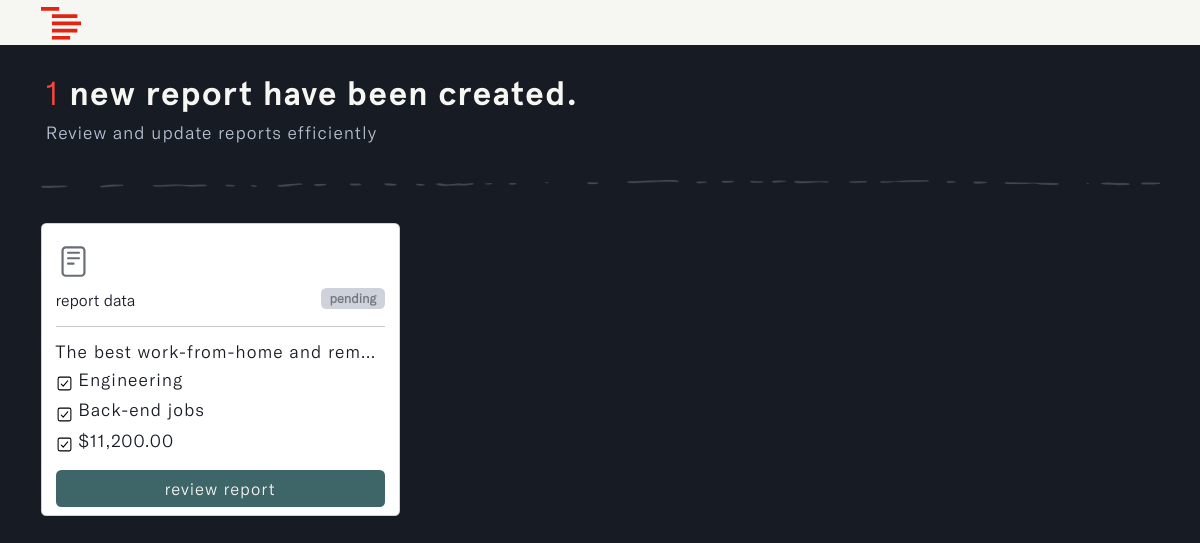
/admins/pending-reports, run on an earlier commit of the app's database.
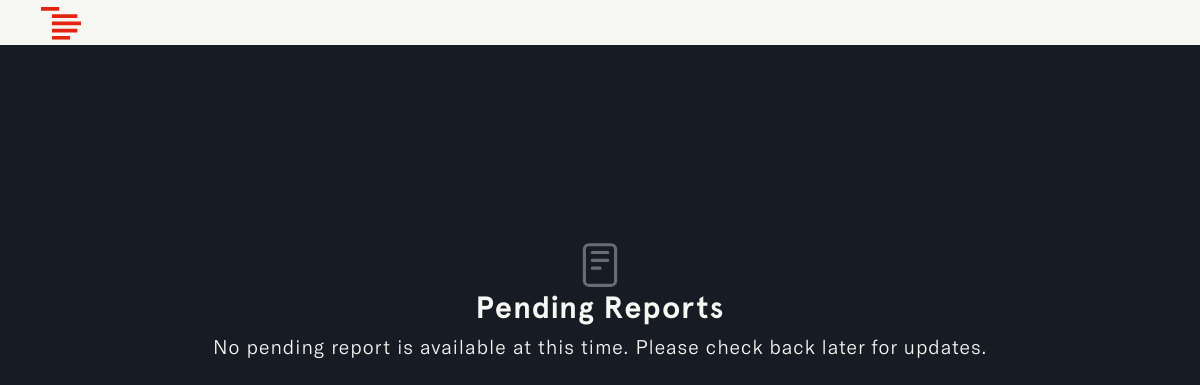
And on a later commit of the database.
### reports/models.py (models this page shows, shortened)
class Report(models.Model):
    STATUS = (
        ('pending', 'pending'),
        ('correction', 'correction'),
        ('approve', 'approve'),
        ('reject', 'reject')
    )
    account_owner = models.ForeignKey(Profile, on_delete=models.CASCADE, null=True, db_index=True)
    description = models.TextField(null=True, blank=True, db_index=True)
    main_category = models.CharField(max_length=255, null=True, blank=True, db_index=True)
    sub_category = models.CharField(max_length=255, null=True, blank=True, db_index=True)
    status = models.CharField(max_length=255, default="pending", null=True, blank=True, choices=STATUS, db_index=True)
    payment = models.DecimalField(max_digits=10, decimal_places=2, null=True, blank=True, default=0.00, db_index=True)
    report_note = models.TextField(null=True, blank=True, db_index=True)
    updated_time_stamp = models.DateTimeField(auto_now=True, db_index=True)
    created_time_stamp = models.DateTimeField(auto_now_add=True, db_index=True)
    id = models.UUIDField(default=uuid.uuid4, primary_key=True, unique=True, editable=False)
    class Meta:
        ordering = ['-updated_time_stamp']

### u_admin/views.py (the view)
# urls.py: path('pending-reports', views.pending_reports, name='pending-reports'),
def pending_reports(request):
    pending_reports = Report.objects.filter(status='pending')
    pending_count = pending_reports.count()
    context = {
        'pending_reports': pending_reports,  # List of pending reports
        'count': pending_count,      # Total count of pending reports
    }
    return render(request, 'u_admin/pending-reports.html', context)

### u_admin/templates/u_admin/pending-reports.html (shortened to what this page needs)
{% load static %}
{% load widget_tweaks %}
{% load humanize %}
<!DOCTYPE html>
<html lang="en" class="js has-scroll-init has-scroll-smooth">
  <head>
    <link rel="stylesheet" href="{% static '/css/bootstrap.min.css' %}" />
    <link rel="stylesheet" href="{% static '/css/pending-reports.css' %}" />
    <link rel="stylesheet" href="{% static '/css/notifications.css' %}" />
  </head>
  <body
    id="pageTop"
    class="page-content"
    data-spy="scroll"
    data-target="#mainNav"
  >
    {% include 'nav.html' %}
    <main>
      <div data-scroll class="page page--layout-2" id="main">
        {% if pending_reports %}
        <div id="hero">
          <div class="container-fluid">
            <div class="hero-intro">
              <h1>
                <span>{{count}}</span> new report{{ count|pluralize }} have been
                created.
              </h1>
              <p>Review and update reports efficiently</p>
            </div>
          </div>
        </div>
        <div id="correction">
          <div class="container">
            <img
              src="{% static 'images/line.png'%}"
              class="img-fluid d-flex mx-auto"
              id="page_line"
              alt="page_line"
            />
            <div class="row">
              {% for report in pending_reports %}
              <div class="col-md-4" id="correction-card">
                <div class="card">
                  <div class="card-body">
                    <h6>
                      <img
                        src="{% static 'images/report-img.svg'%}"
                        class="img-fluid"
                        id="report__img"
                        alt="report__img"
                      />
                    </h6>
                    <small
                      >report data
                      <span class="badge pending">pending</span></small
                    >
                    <hr />
                    <h3 id="description">
                      {{report.description|truncatechars:32}}
                    </h3>
                    <h3 id="main_cat">
                      <img
                        src="{% static 'images/checkbox-outline.svg'%}"
                        class="img-fluid"
                        id="checkbox_outline"
                        alt="checkbox_outline"
                      />
                      {{report.main_category|truncatechars:32}}
                    </h3>
                    <h3 id="sub_cat">
                      <img
                        src="{% static 'images/checkbox-outline.svg'%}"
                        class="img-fluid"
                        id="checkbox_outline"
                        alt="checkbox_outline"
                      />
                      {{report.sub_category|truncatechars:32}}
                    </h3>
                    <h3 id="payment">
                      <img
                        src="{% static 'images/checkbox-outline.svg'%}"
                        class="img-fluid"
                        id="checkbox_outline"
                        alt="checkbox_outline"
                      />
                      ${{ report.payment|floatformat:2|intcomma }}
                    </h3>
                    <div class="d-grid gap-2">
                      <a
                        href="{% url 'review-report' report.id %}"
                        id="correction_btn"
                        class="btn"
                      >
                        review report
                      </a>
                    </div>
                  </div>
                </div>
              </div>
              {% endfor %}
            </div>
          </div>
        </div>
        {% else %}
        <div id="no-data">
          <img
            src="{% static 'images/report-img.svg' %}"
            class="img-fluid d-flex mx-auto"
            id="report_img"
            alt="report_img"
          />
          <h2>Pending Reports</h2>
          <p>
            No pending report is available at this time. Please check back later
            for updates.
          </p>
        </div>
        {% endif %}
      </div>
    </main>
  </body>
</html>

### templates/nav.html (shortened to what this page needs)
{% load static %}
{% load active_link_tags %}
<nav class="navbar navbar-expand-lg fixed-top menu" id="mainNav">
  <div class="container">
    <a class="navbar-brand" href="#">
      <img
        src="{% static 'images/logo.svg' %}"
        class="img-fluid"
        id="logo"
        alt="logo"
      />
    </a>
  </div>
</nav>

### templates/toast.html (shortened to what this page needs)
{% load static %}

### templates/notifications.html (shortened to what this page needs)
{% load static %}
{% load humanize %}

### static/css/pending-reports.css (style rules this page uses)
*, *::after, *::before { box-sizing: border-box; margin: 0; padding: 0; }
html, body { box-sizing: border-box; font-size: 14px; margin: 0; padding: 0; width: 100%; overflow-x: hidden; background: var(--main-color); -webkit-font-smoothing: antialiased; -moz-osx-font-smoothing: grayscale; scroll-behavior: smooth; }
a { text-decoration: none; }
.page-content { --main-color: #171b23; --text-color: #f6f6f3; --header-font: "Apercu-Bold"; --text-font: "GTAmerica-Light"; }
a { text-decoration: none; color: var(--accent-color); }
#mainNav { transform: translateY(0); transition: padding-top 0.3s, padding-bottom 0.3s; padding-top: 3px; padding-bottom: 0px; background: var(--text-color); transform: translateY(0); opacity: 1; z-index: 9; width: 100vw; }
#mainNav .navbar-brand { color: #8858d1; }
#no-data { margin-top: 20%; }
#report_img { width: 50px; object-fit: contain; }
#no-data h2 { color: var(--text-color); letter-spacing: 1px; font-family: var(--header-font); font-size: 2.2rem; text-align: center; }
#no-data p { color: var(--text-color); letter-spacing: 1px; font-family: var(--text-font); font-size: 1.4rem; text-align: center; line-height: 1.3; }

### static/css/notifications.css (style rules this page uses)
*, *::after, *::before { box-sizing: border-box; margin: 0; padding: 0; }
html, body { box-sizing: border-box; font-size: 14px; margin: 0; padding: 0; width: 100%; overflow-x: hidden; background: var(--main-color); -webkit-font-smoothing: antialiased; -moz-osx-font-smoothing: grayscale; scroll-behavior: smooth; }
a { text-decoration: none; }
.page-content { --main-color: #171b23; --text-color: #f6f6f3; --header-font: "Apercu-Bold"; --text-font: "GTAmerica-Light"; }
a { text-decoration: none; color: var(--accent-color); }

What changed in the data, as far as the page shows it:
removed Report: description "The best work-from-home and rem…", main_category "Engineering", sub_category "Back-end jobs", payment "11,200.00"
Also different on the page:
{{ count }}: "1" → (not shown)
text no longer shown: "new report have been created. Review and update reports efficiently"
text now shown: "Pending Reports No pending report is available at this time. Please check back later for updates."
